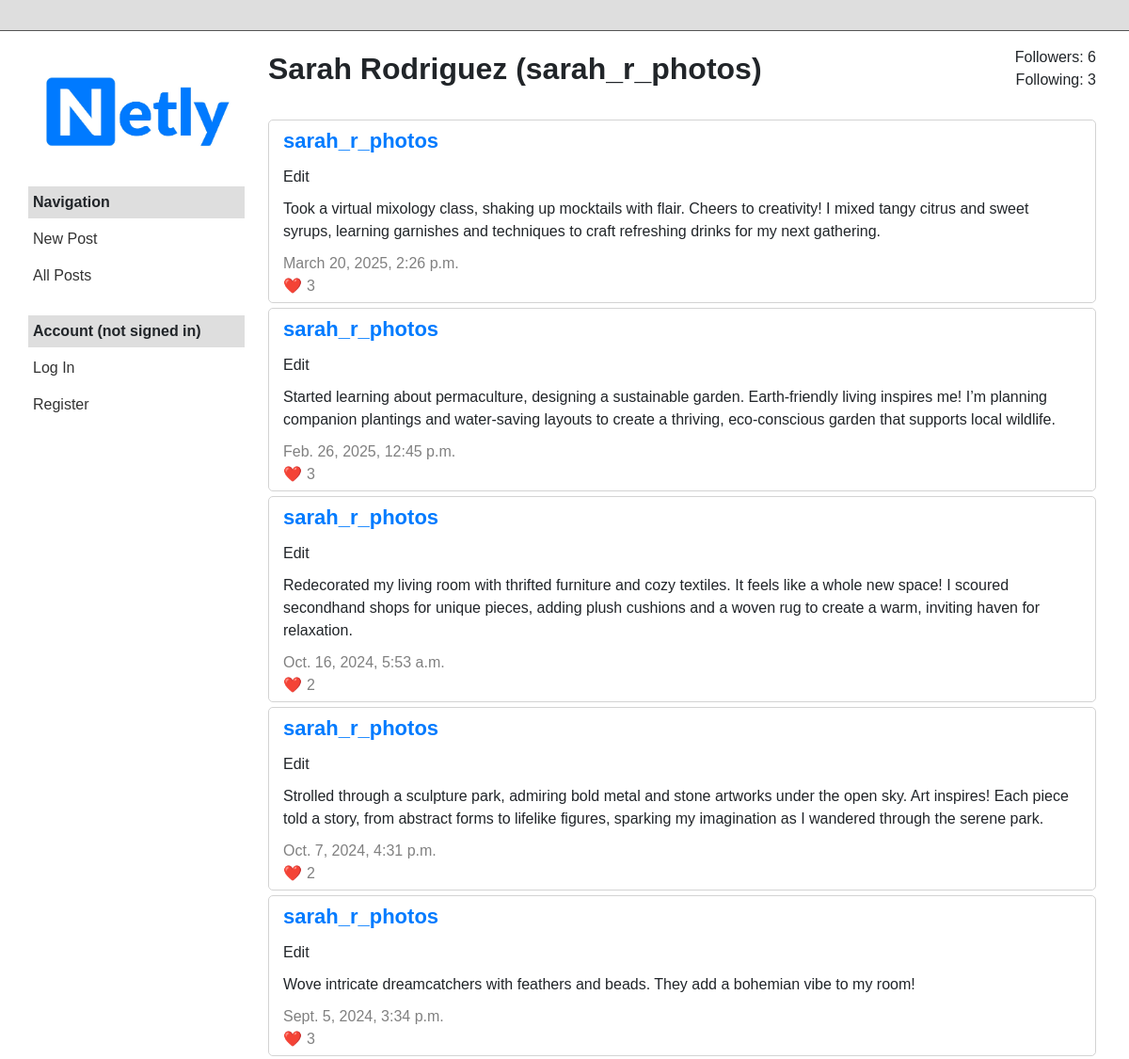
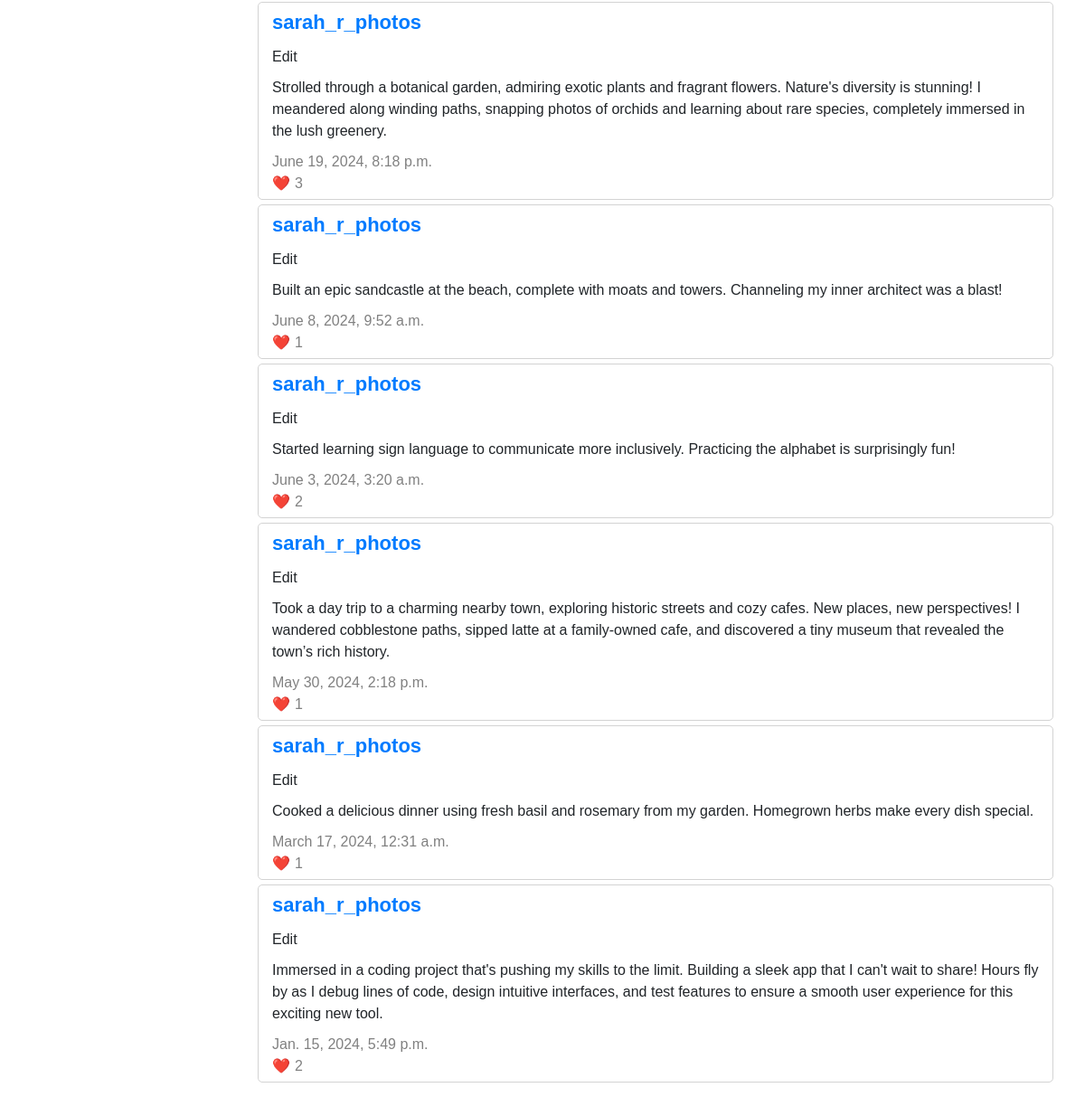
The app's page /profile/11 with its own data (2 pictures, top to bottom).
### network/models.py (models this page shows, shortened)
class User(AbstractUser):
    def display_name(self):
        return f"{self.first_name} {self.last_name}" if self.first_name and self.last_name else self.username

class Post(models.Model):
    user = models.ForeignKey(User, on_delete=models.CASCADE, related_name="posts")
    content = models.TextField()
    created_at = models.DateTimeField(auto_now_add=True)
    def get_likes_count(self):
        return self.likes.count()

### network/views.py (the view)
# urls.py: path("profile/<int:user_id>", views.profile, name="profile"),
def profile(request, user_id):
    owner = User.objects.get(id=user_id)
    posts = Post.objects.filter(user=owner).order_by("-created_at")
    followers = Follow.objects.filter(followed=owner).count()
    following = Follow.objects.filter(follower=owner).count()
    is_following = request.user.is_following(owner) if request.user.is_authenticated else False
    if request.user.id == user_id:
        active_filter = "profile"
    else:
        active_filter = "other"
    return render(request, "network/profile.html", {
        "owner": owner,
        "posts": posts,
        "followers": followers,
        "following": following,
        "is_following": is_following,
        "active_filter": active_filter
    })

### network/templates/network/profile.html (shortened to what this page needs)
{% extends "network/layout.html" %}
{% load static %}
{% block body %}
    <div class="profile-container">
        <div class="profile-header-wrapper">
            <div class="profile-header">
                <div class="profile-info">
                    <div class="profile-name">{{ owner.display_name }} ({{ owner.username }})</div>
                </div>
                <div class="profile-stats">
                    <div>Followers: {{ followers }}</div>
                    <div>Following: {{ following }}</div>
                </div>
            </div>
        </div>
        <div class="profile-posts-container">
            {% for post in posts %}
                <div class="post-container">
                    <div class="post-name"><a href="{% url 'profile' post.user.id %}">{{ post.user.username }}</a></div>
                    <div class="post-edit">Edit</div>
                    <div class="post-content">{{ post.content }}</div>
                    <div class="post-date">{{ post.created_at }}</div>
                    <div class="post-likes">{{ post.get_likes_count }}</div>
                </div>
            {% endfor %}
        </div>
    </div>
{% endblock %}

### network/static/network/styles.css (style rules this page uses)
body { font-family: Arial, sans-serif; display: flex; flex-direction: column; align-items: center; }
.post-container { border: 1px solid lightgray; border-radius: 5px; margin-bottom: 5px; margin-right: 20px; padding: 5px 15px; }
.post-name { font-size: 22px; font-weight: 700; margin-bottom: 10px; }
.post-edit { margin-bottom: 10px; }
.post-content { margin-bottom: 10px; }
.post-date { color: gray; }
.post-likes { color: gray; }
.post-likes::before { content: "❤️"; padding-right: 5px; }
.profile-container { border: none; margin-bottom: 5px; display: flex; flex-direction: column; height: calc(100vh - 60px); }
.profile-header { display: flex; justify-content: space-between; align-items: flex-start; margin-bottom: 10px; margin-right: 20px; }
.profile-name { font-size: 32px; font-weight: 700; }
.profile-info { flex-grow: 1; }
.profile-stats { text-align: right; }
.profile-header-wrapper { position: sticky; top: 0; background-color: white; z-index: 5; padding-bottom: 10px; }
.profile-posts-container { overflow-y: auto; flex: 1; padding-top: 10px; }

### records on screen
User: display_name "Sarah Rodriguez", username "sarah_r_photos"
Post: user.username "sarah_r_photos", content "Took a virtual mixology class, shaking up mocktails with flair. Cheers to creativity! I mixed tangy citrus and sweet syrups, learning garnishes and techniques to craft refreshing drinks for my next gathering.", created_at "March 20, 2025, 2:26 p.m.", get_likes_count "3"
Post: user.username "sarah_r_photos", content "Started learning about permaculture, designing a sustainable garden. Earth-friendly living inspires me! I’m planning companion plantings and water-saving layouts to create a thriving, eco-conscious garden that supports local wildlife.", created_at "Feb. 26, 2025, 12:45 p.m.", get_likes_count "3"
Post: user.username "sarah_r_photos", content "Redecorated my living room with thrifted furniture and cozy textiles. It feels like a whole new space! I scoured secondhand shops for unique pieces, adding plush cushions and a woven rug to create a warm, inviting haven for relaxation.", created_at "Oct. 16, 2024, 5:53 a.m.", get_likes_count "2"
Post: user.username "sarah_r_photos", content "Strolled through a sculpture park, admiring bold metal and stone artworks under the open sky. Art inspires! Each piece told a story, from abstract forms to lifelike figures, sparking my imagination as I wandered through the serene park.", created_at "Oct. 7, 2024, 4:31 p.m.", get_likes_count "2"
Post: user.username "sarah_r_photos", content "Wove intricate dreamcatchers with feathers and beads. They add a bohemian vibe to my room!", created_at "Sept. 5, 2024, 3:34 p.m.", get_likes_count "3"
Post: user.username "sarah_r_photos", content "Strolled through a botanical garden, admiring exotic plants and fragrant flowers. Nature's diversity is stunning! I meandered along winding paths, snapping photos of orchids and learning about rare species, completely immersed in the lush greenery.", created_at "June 19, 2024, 8:18 p.m.", get_likes_count "3"
Post: user.username "sarah_r_photos", content "Built an epic sandcastle at the beach, complete with moats and towers. Channeling my inner architect was a blast!", created_at "June 8, 2024, 9:52 a.m.", get_likes_count "1"
Post: user.username "sarah_r_photos", content "Started learning sign language to communicate more inclusively. Practicing the alphabet is surprisingly fun!", created_at "June 3, 2024, 3:20 a.m.", get_likes_count "2"
Post: user.username "sarah_r_photos", content "Took a day trip to a charming nearby town, exploring historic streets and cozy cafes. New places, new perspectives! I wandered cobblestone paths, sipped latte at a family-owned cafe, and discovered a tiny museum that revealed the town’s rich history.", created_at "May 30, 2024, 2:18 p.m.", get_likes_count "1"
Post: user.username "sarah_r_photos", content "Cooked a delicious dinner using fresh basil and rosemary from my garden. Homegrown herbs make every dish special.", created_at "March 17, 2024, 12:31 a.m.", get_likes_count "1"
Post: user.username "sarah_r_photos", content "Immersed in a coding project that's pushing my skills to the limit. Building a sleek app that I can't wait to share! Hours fly by as I debug lines of code, design intuitive interfaces, and test features to ensure a smooth user experience for this exciting new tool.", created_at "Jan. 15, 2024, 5:49 p.m.", get_likes_count "2"

### other values on screen
{{ followers }} "6"
{{ following }} "3"
